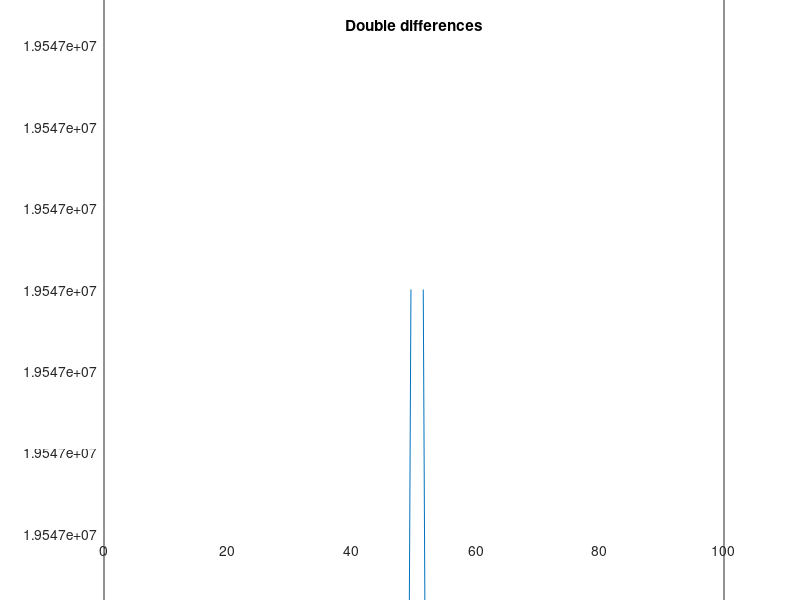
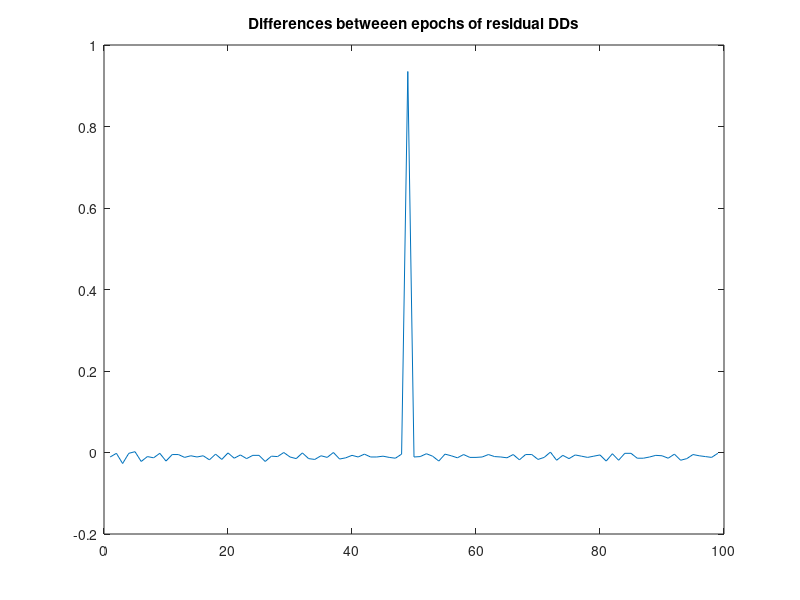
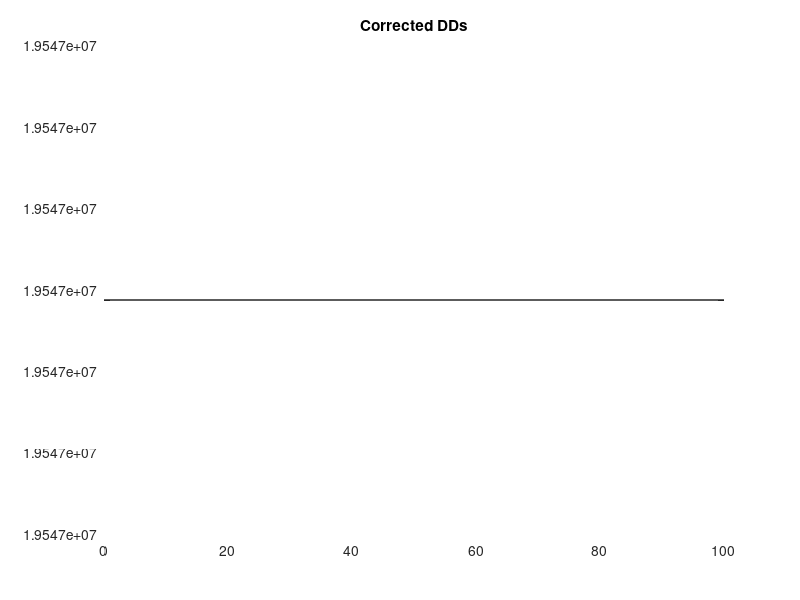
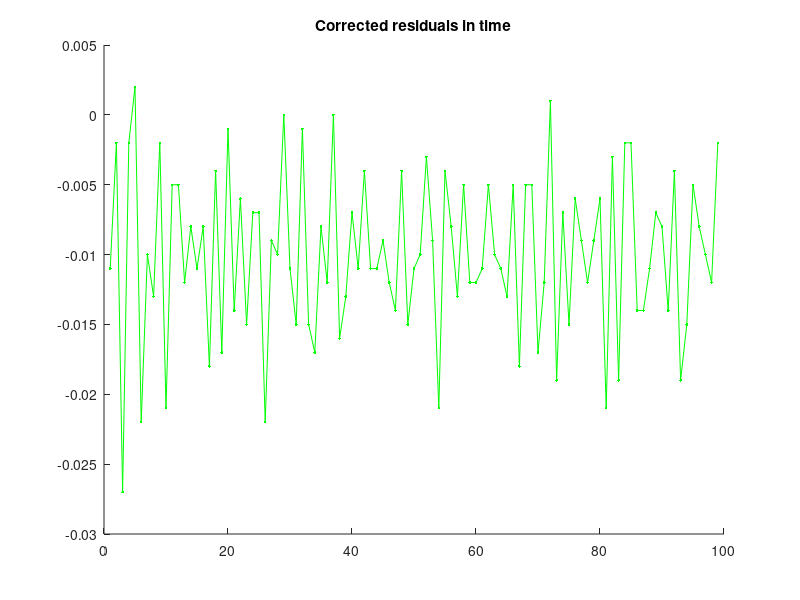

Write MATLAB code to recreate these figures, in order.
% Ex06: DD analysis and cycle slip identification and repairing
% -------------------------------------------------------------------------
% Guidelines
% 
% Input data = 'CycleSlipsData.txt' text file with
%              col1 = epoch [s]
%              col2 = observed DD [m]
%              col3 = approx DD [m]
%
% 1) Import data in Matlab and graph observed DDs
% 2) For each epoch, compute differences between observed DDs and
%    approximated DDs (residual DDs) and graph them
% 3) For all the couples of consecutive epochs, compute differences between residual DDs 
%    and graph them
% 4) Identify cycle slips and repair them
% 5) Graph the repaired DDs
%
%
% Hints 
%  In step 1) use function 'importdata': 
%  In step 3) try to use function 'diff' instead of a for cycle
%
% * In step 4) use the algorithm explained in the lectures. In
% computation, use 19 cm for wavelenght and 0.20 cycle (3.8 cm) as
% threshold for cycle slips identification and repairing.

clear
close all

% Import data in Matlab and graph observed DDs
[newdata] = importdata('CycleSlipsData.txt', '	', 1);
idata = newdata.data;

threshold = 3.8*1e-2; % [m]
lam = 19*1e-2; % [m]

%% section 1
% For each epoch compute differences between observed DDs and approximated
% DDs (residual DDs) and graph them}
epochs = idata(:,1)';
observations = idata(:,2)';
baseline_approx = idata(:,3)';
differences = observations - baseline_approx;
figure;
plot(epochs, differences);
title('Double differences');

%% section 2
% Compute differences between consecutive epochs of residual DDs (hint: diff or for cycle) and graph them
diff_epochs = 1:(length(epochs)-1);
residuals = diff(differences);
figure;
plot(diff_epochs, residuals);
title('Differences betweeen epochs of residual DDs');   

%% section 3
% Identify cycle slips and repair them (hint: just one for cycle with both the actions
residuals1 = residuals;
differences1 = differences;
for i = 1:length(diff_epochs)
    if abs(residuals1(i)) > threshold
        x = residuals1(i) / lam;
        n = round(x);
        if lam*abs(n - x) <= threshold
            for j = (i+1):length(observations)
                observations(j) = observations(j) - lam*n;
            end
            differences1 = observations - baseline_approx;
            residuals1 = diff(differences1);
        end   
    end
end

%% section 4
% Graph the corrected DDs, the corrected residuals DDs and their differences in time
figure;
plot(epochs, differences1);
title('Corrected DDs');

figure;
title('Corrected residuals in time');
hold on;
plot(diff_epochs, residuals1, '.g');
plot(diff_epochs, residuals1, '-g');

figure;
deltaDiff = differences - differences1;
plot(epochs, deltaDiff);

figure;
deltaRes = residuals - residuals1;
plot(diff_epochs, deltaRes);




